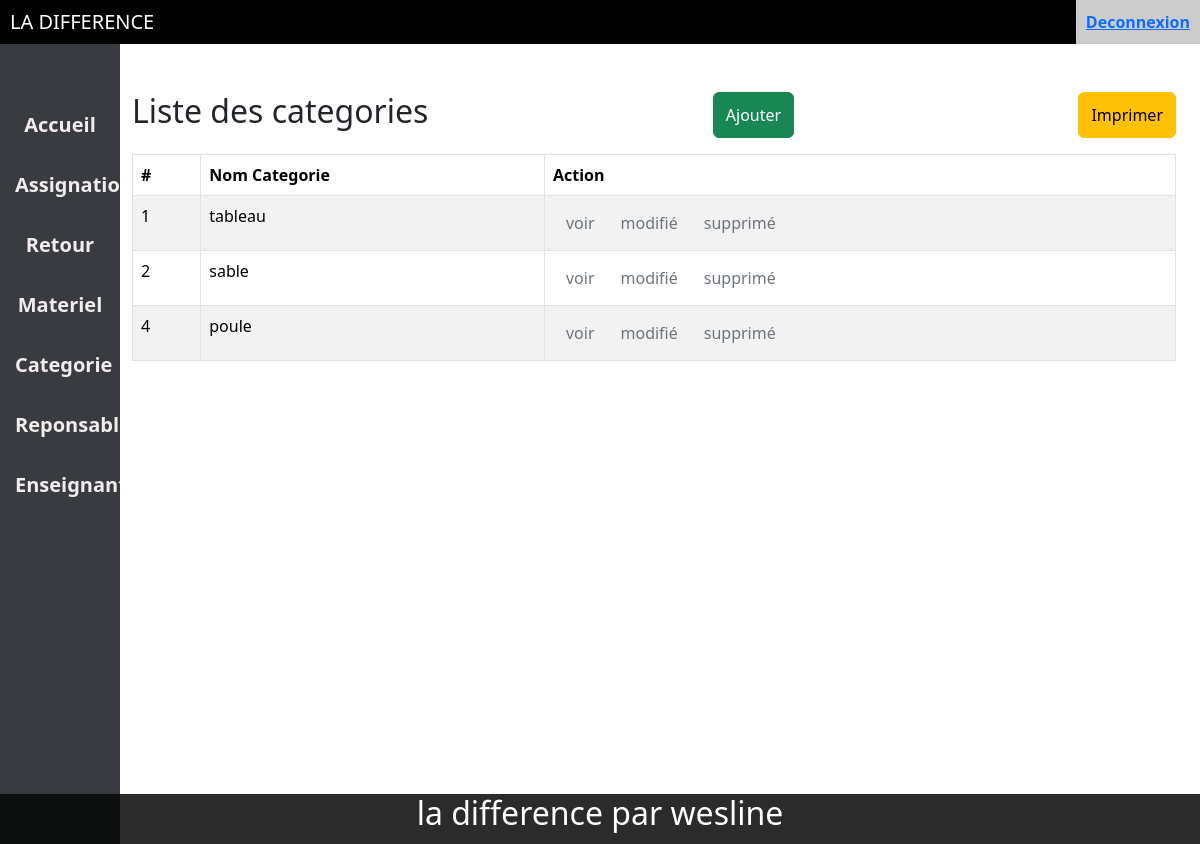
The app's page /page/categorie/index.php with its own data.
### tables this page shows
CREATE TABLE IF NOT EXISTS `categorie_materiel` (
  `id` int NOT NULL AUTO_INCREMENT,
  `Nom_Categorie` varchar(50) NOT NULL,
  PRIMARY KEY (`id`)
);

### page/categorie/index.php (the view, shortened to what this page needs)
<!DOCTYPE html>
<html lang="en">
<head>
    <link rel="stylesheet" href="../../ex_style/css/bootstrap.min.css">
    <link rel="stylesheet" href="style.css">
</head>
<body>
    <?php require_once "../../components/navbar.php";?>
    <?php require_once "../../components/siberbar.php";?>
    <div class="content">
        <div class="container-fluid mb-9">
        <div class="row">
                <div class="col-md-12">
                    <div class="mt-5 mb-3 d-flex justify-content-between">
                        <h2 class="pull-left">Liste des categories</h2>
                        <button type="button" class="btn btn-success" data-bs-toggle="modal" data-bs-target="#modaladd"><i class="fa fa-plus"></i> Ajouter
                        </button>
                        <button class="btn btn-warning" data-bs-toggle="modal" data-bs-target="#modaladd" onclick="window.print()">Imprimer</button>
                    </div>
                    <?php
                    require_once "../../config/config.php";
                    $sql = "SELECT * FROM categorie_materiel";
                    if($result = mysqli_query($link, $sql)){
                        if(mysqli_num_rows($result) > 0){
                            echo '<table class="table table-hover table-bordered table-striped">';
                                echo "<thead>";
                                    echo "<tr>";
                                        echo "<th>#</th>";
                                        echo "<th>Nom Categorie</th>";
                                        echo "<th>Action</th>";
                                    echo "</tr>";
                                echo "</thead>";
                                echo "<tbody>";
                                while($row = mysqli_fetch_array($result)){
                                    echo "<tr>";
                                        echo "<td>" . $row['id'] . "</td>";
                                        echo "<td>" . $row['Nom_Categorie'] . "</td>";
                                        echo "<td>";
                                            echo '<a class="btn btn-pink text-secondary" href="read.php?id='. $row['id'] .'" >voir</i></a>';
                                            echo '<a class="btn btn-pink text-secondary" href="update.php?id='. $row['id'] .'" >modifié</i></a>';
                                            echo '<a class="btn btn-pink text-secondary" href="delete.php?id='. $row['id'] .'" >supprimé</a>';
                                        echo "</td>";
                                    echo "</tr>";
                                }
                                echo "</tbody>";
                            echo "</table>";
                        } else{
                            echo '<div class="alert alert-danger"><em>Pas d\'enregistrement</em></div>';
                        }
                    } else{
                        echo "Oops! Une erreur est survenue";
                    }
                    ?>
                </div>
            </div>
        </div>
    </div>
      <?php require_once "../../components/footer.php";?>
</body>
</html>

### page/categorie/style.css (style rules this page uses)
body { font-family: Arial, sans-serif; }
a { color: #4caf50; text-decoration: none; font-weight: bold; }
button { background-color: #4caf50; color: white; padding: 12px 20px; border: none; border-radius: 4px; cursor: pointer; transition: background-color 0.3s; }

### records on screen
categorie_materiel: id "1", Nom_Categorie "tableau"
categorie_materiel: id "2", Nom_Categorie "sable"
categorie_materiel: id "4", Nom_Categorie "poule"
